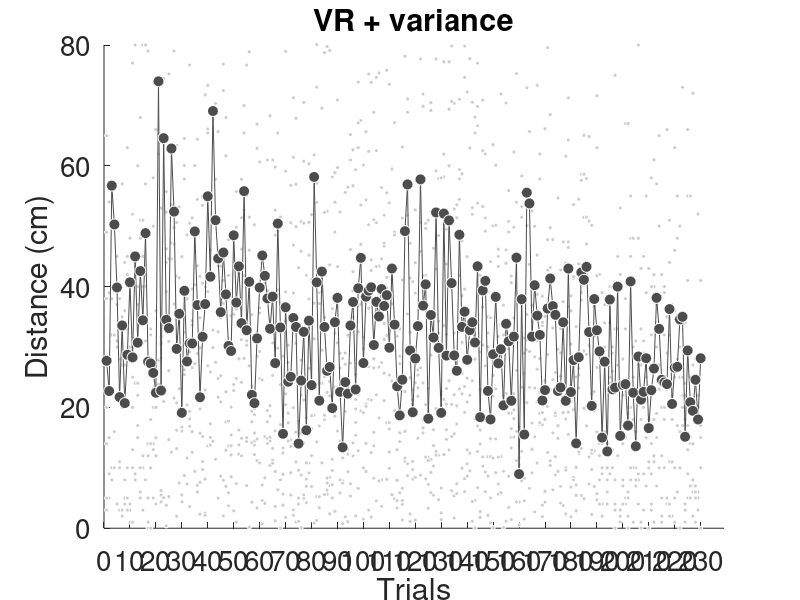

Source code (MATLAB): (Note: this script raises an error after producing the figure.)
load('scores.mat')

scores_each_trials = zeros(1, all_trials);
figure('Position', [100, 100, 1200, 500]);

x = 1:all_trials;

for i = 1:VR1_number
    trials = abs(VR1_all(:,:,i) - 200);
    trials = trials(:)';
    trials(111:120) = [];
    scores_each_trials = scores_each_trials + trials;
    hold on
    plot(x, trials, 'o', ...
        'MarkerSize', 3, ...
        'MarkerFaceColor', light_gray, ...
        'MarkerEdgeColor', white, ...
        'Color', light_gray)
end

y = scores_each_trials / VR1_number;

plot(x, y, '-o', ...
    'LineWidth', 0.5, ...
    'MarkerSize', 8, ...
    'MarkerFaceColor', dark_gray, ...
    'MarkerEdgeColor', white, ...
    'Color', dark_gray)

h = gca;
set(h, 'FontSize', 20)

title('VR + variance')
ylim([0, 80])
xlabel('Trials')
xlim([0, all_trials + 9])
xticks(0:10:all_trials + 9)
ylabel('Distance (cm)')

xline_values = [20, 40, 60, 80, 100, 110, 130, 150, 170, 190, 210, 230];
xline_str = {'0h test', 'P1', 'P2', 'P3', 'P4', 'Reac.', 'P5', 'P6', 'P7', 'P8', '6h test', '24h test'};

for i = 1:all_sets
    val = xline_values(i);
    str = xline_str(i);
    xline(val, '--', str)
end


saveas(gcf, './data/figures/all_trials/VR1_all_trials', 'epsc')
